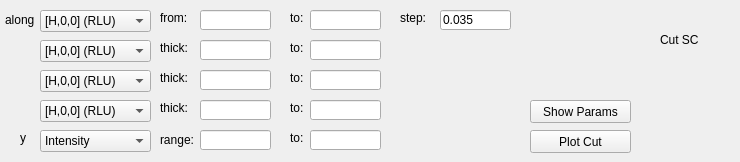
          <widget class="QWidget" name="page_10">
           <widget class="QLabel" name="label_175">
            <property name="geometry">
             <rect>
              <x>660</x>
              <y>30</y>
              <width>71</width>
              <height>20</height>
             </rect>
            </property>
            <property name="text">
             <string>Cut SC</string>
            </property>
           </widget>
           <widget class="QLineEdit" name="lineEditSCCutIntensityTo">
            <property name="geometry">
             <rect>
              <x>310</x>
              <y>130</y>
              <width>71</width>
              <height>20</height>
             </rect>
            </property>
           </widget>
           <widget class="QLineEdit" name="lineEditSCCutETo">
            <property name="geometry">
             <rect>
              <x>310</x>
              <y>100</y>
              <width>71</width>
              <height>20</height>
             </rect>
            </property>
           </widget>
           <widget class="QLabel" name="label_176">
            <property name="geometry">
             <rect>
              <x>160</x>
              <y>100</y>
              <width>41</width>
              <height>16</height>
             </rect>
            </property>
            <property name="text">
             <string>thick:</string>
            </property>
           </widget>
           <widget class="QLabel" name="label_177">
            <property name="geometry">
             <rect>
              <x>290</x>
              <y>100</y>
              <width>21</width>
              <height>16</height>
             </rect>
            </property>
            <property name="text">
             <string>to:</string>
            </property>
           </widget>
           <widget class="QLabel" name="label_178">
            <property name="geometry">
             <rect>
              <x>160</x>
              <y>10</y>
              <width>41</width>
              <height>16</height>
             </rect>
            </property>
            <property name="text">
             <string>from:</string>
            </property>
           </widget>
           <widget class="QLabel" name="label_179">
            <property name="geometry">
             <rect>
              <x>160</x>
              <y>130</y>
              <width>41</width>
              <height>20</height>
             </rect>
            </property>
            <property name="text">
             <string>range:</string>
            </property>
           </widget>
           <widget class="QLabel" name="label_180">
            <property name="geometry">
             <rect>
              <x>290</x>
              <y>10</y>
              <width>21</width>
              <height>16</height>
             </rect>
            </property>
            <property name="text">
             <string>to:</string>
            </property>
           </widget>
           <widget class="QLineEdit" name="lineEditSCCutYTo">
            <property name="geometry">
             <rect>
              <x>310</x>
              <y>40</y>
              <width>71</width>
              <height>20</height>
             </rect>
            </property>
           </widget>
           <widget class="QLabel" name="label_181">
            <property name="geometry">
             <rect>
              <x>160</x>
              <y>40</y>
              <width>41</width>
              <height>16</height>
             </rect>
            </property>
            <property name="text">
             <string>thick:</string>
            </property>
           </widget>
           <widget class="QLabel" name="label_182">
            <property name="geometry">
             <rect>
              <x>290</x>
              <y>40</y>
              <width>21</width>
              <height>16</height>
             </rect>
            </property>
            <property name="text">
             <string>to:</string>
            </property>
           </widget>
           <widget class="QLabel" name="label_183">
            <property name="geometry">
             <rect>
              <x>400</x>
              <y>10</y>
              <width>41</width>
              <height>16</height>
             </rect>
            </property>
            <property name="text">
             <string>step:</string>
            </property>
           </widget>
           <widget class="QLineEdit" name="lineEditSCCutXTo">
            <property name="geometry">
             <rect>
              <x>310</x>
              <y>10</y>
              <width>71</width>
              <height>20</height>
             </rect>
            </property>
           </widget>
           <widget class="QLabel" name="label_184">
            <property name="geometry">
             <rect>
              <x>290</x>
              <y>130</y>
              <width>21</width>
              <height>16</height>
             </rect>
            </property>
            <property name="text">
             <string>to:</string>
            </property>
           </widget>
           <widget class="QLineEdit" name="lineEditSCCutXFrom">
            <property name="geometry">
             <rect>
              <x>200</x>
              <y>10</y>
              <width>71</width>
              <height>20</height>
             </rect>
            </property>
           </widget>
           <widget class="QLineEdit" name="lineEditSCCutYFrom">
            <property name="geometry">
             <rect>
              <x>200</x>
              <y>40</y>
              <width>71</width>
              <height>20</height>
             </rect>
            </property>
           </widget>
           <widget class="QComboBox" name="comboBoxSCCutY">
            <property name="geometry">
             <rect>
              <x>40</x>
              <y>40</y>
              <width>111</width>
              <height>22</height>
             </rect>
            </property>
            <item>
             <property name="text">
              <string>[H,0,0] (RLU)</string>
             </property>
            </item>
            <item>
             <property name="text">
              <string>[0,K,0] (RLU)</string>
             </property>
            </item>
            <item>
             <property name="text">
              <string>[0,0,L] (RLU)</string>
             </property>
            </item>
            <item>
             <property name="text">
              <string>E (meV)</string>
             </property>
            </item>
           </widget>
           <widget class="QComboBox" name="comboBoxSCCutX">
            <property name="geometry">
             <rect>
              <x>40</x>
              <y>10</y>
              <width>111</width>
              <height>22</height>
             </rect>
            </property>
            <item>
             <property name="text">
              <string>[H,0,0] (RLU)</string>
             </property>
            </item>
            <item>
             <property name="text">
              <string>[0,K,0] (RLU)</string>
             </property>
            </item>
            <item>
             <property name="text">
              <string>[0,0,L] (RLU)</string>
             </property>
            </item>
            <item>
             <property name="text">
              <string>E (meV)</string>
             </property>
            </item>
           </widget>
           <widget class="QLineEdit" name="lineEditSCCutXStep">
            <property name="geometry">
             <rect>
              <x>440</x>
              <y>10</y>
              <width>71</width>
              <height>20</height>
             </rect>
            </property>
            <property name="text">
             <string>0.035</string>
            </property>
           </widget>
           <widget class="QComboBox" name="comboBoxSCCutE">
            <property name="geometry">
             <rect>
              <x>40</x>
              <y>100</y>
              <width>111</width>
              <height>22</height>
             </rect>
            </property>
            <item>
             <property name="text">
              <string>[H,0,0] (RLU)</string>
             </property>
            </item>
            <item>
             <property name="text">
              <string>[0,K,0] (RLU)</string>
             </property>
            </item>
            <item>
             <property name="text">
              <string>[0,0,L] (RLU)</string>
             </property>
            </item>
            <item>
             <property name="text">
              <string>E (meV)</string>
             </property>
            </item>
           </widget>
           <widget class="QLineEdit" name="lineEditSCCutIntensityFrom">
            <property name="geometry">
             <rect>
              <x>200</x>
              <y>130</y>
              <width>71</width>
              <height>20</height>
             </rect>
            </property>
           </widget>
           <widget class="QLineEdit" name="lineEditSCCutEFrom">
            <property name="geometry">
             <rect>
              <x>200</x>
              <y>100</y>
              <width>71</width>
              <height>20</height>
             </rect>
            </property>
           </widget>
           <widget class="QLabel" name="label_185">
            <property name="geometry">
             <rect>
              <x>5</x>
              <y>10</y>
              <width>31</width>
              <height>20</height>
             </rect>
            </property>
            <property name="text">
             <string>along</string>
            </property>
           </widget>
           <widget class="QPushButton" name="pushButtonSCCutPlot">
            <property name="geometry">
             <rect>
              <x>530</x>
              <y>130</y>
              <width>101</width>
              <height>23</height>
             </rect>
            </property>
            <property name="text">
             <string>Plot Cut</string>
            </property>
           </widget>
           <widget class="QLabel" name="label_186">
            <property name="geometry">
             <rect>
              <x>20</x>
              <y>130</y>
              <width>16</width>
              <height>16</height>
             </rect>
            </property>
            <property name="text">
             <string>y</string>
            </property>
           </widget>
           <widget class="QComboBox" name="comboBoxSCCutIntensity">
            <property name="geometry">
             <rect>
              <x>40</x>
              <y>130</y>
              <width>111</width>
              <height>22</height>
             </rect>
            </property>
            <item>
             <property name="text">
              <string>Intensity</string>
             </property>
            </item>
            <item>
             <property name="text">
              <string>[H,0,0]</string>
             </property>
            </item>
            <item>
             <property name="text">
              <string>[0,K,0]</string>
             </property>
            </item>
            <item>
             <property name="text">
              <string>[0,0,L]</string>
             </property>
            </item>
            <item>
             <property name="text">
              <string>E (meV)</string>
             </property>
            </item>
           </widget>
           <widget class="QLineEdit" name="lineEditSCCutZTo">
            <property name="geometry">
             <rect>
              <x>310</x>
              <y>70</y>
              <width>71</width>
              <height>20</height>
             </rect>
            </property>
           </widget>
           <widget class="QLineEdit" name="lineEditSCCutZFrom">
            <property name="geometry">
             <rect>
              <x>200</x>
              <y>70</y>
              <width>71</width>
              <height>20</height>
             </rect>
            </property>
           </widget>
           <widget class="QLabel" name="label_187">
            <property name="geometry">
             <rect>
              <x>290</x>
              <y>70</y>
              <width>21</width>
              <height>16</height>
             </rect>
            </property>
            <property name="text">
             <string>to:</string>
            </property>
           </widget>
           <widget class="QComboBox" name="comboBoxSCCutZ">
            <property name="geometry">
             <rect>
              <x>40</x>
              <y>70</y>
              <width>111</width>
              <height>22</height>
             </rect>
            </property>
            <item>
             <property name="text">
              <string>[H,0,0] (RLU)</string>
             </property>
            </item>
            <item>
             <property name="text">
              <string>[0,K,0] (RLU)</string>
             </property>
            </item>
            <item>
             <property name="text">
              <string>[0,0,L] (RLU)</string>
             </property>
            </item>
            <item>
             <property name="text">
              <string>E (meV)</string>
             </property>
            </item>
           </widget>
           <widget class="QLabel" name="label_188">
            <property name="geometry">
             <rect>
              <x>160</x>
              <y>70</y>
              <width>41</width>
              <height>16</height>
             </rect>
            </property>
            <property name="text">
             <string>thick:</string>
            </property>
           </widget>
           <widget class="QPushButton" name="pushButtonSCCShowParams">
            <property name="geometry">
             <rect>
              <x>530</x>
              <y>100</y>
              <width>101</width>
              <height>23</height>
             </rect>
            </property>
            <property name="text">
             <string>Show Params</string>
            </property>
           </widget>
          </widget>
